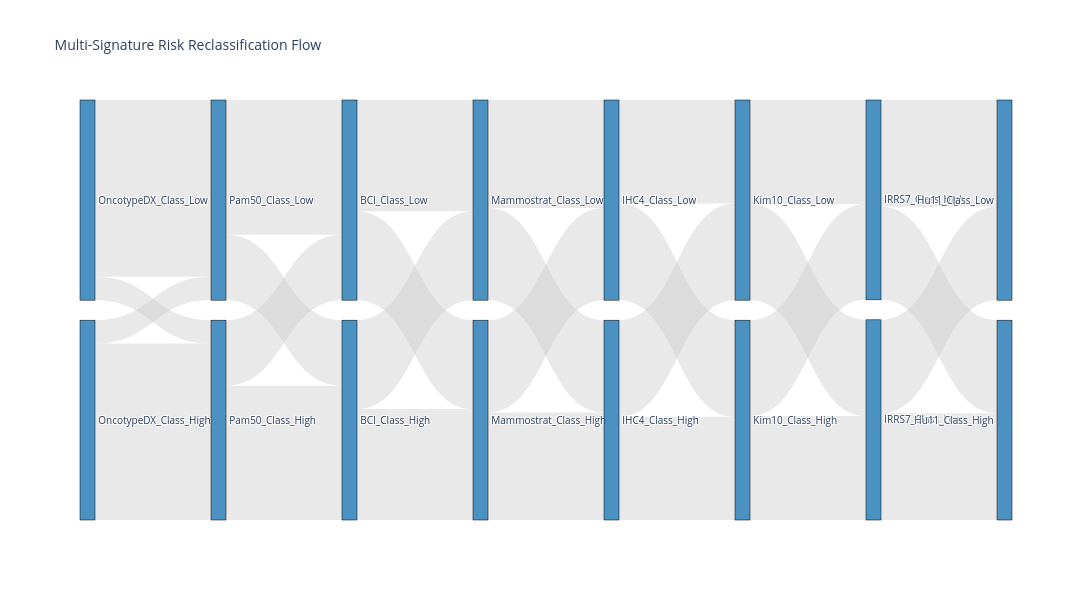

Write notebook code for a chart like this one.
### Markdown cell above
### Sankey Diagram

### Code cell
import plotly.graph_objects as go
import pandas as pd

def generate_full_sankey(df, signatures):
    # 1. Define nodes (8 signatures * 2 classes = 16 nodes)
    # Each signature gets a "Low" and "High" node
    nodes = []
    for sig in signatures:
        nodes.extend([f"{sig}_Low", f"{sig}_High"])
    
    sources = []
    targets = []
    values = []
    
    # 2. Build links between consecutive signatures
    # We loop from the 1st signature to the 7th, linking each to the next one
    for i in range(len(signatures) - 1):
        sig_a = signatures[i]
        sig_b = signatures[i+1]
        
        # Calculate the 4 possible transitions between Sig A and Sig B
        # 0 -> 0 (Low to Low)
        # 0 -> 1 (Low to High)
        # 1 -> 0 (High to Low)
        # 1 -> 1 (High to High)
        for val_a in [0, 1]:
            for val_b in [0, 1]:
                count = df[(df[f'{sig_a}'] == val_a) & 
                           (df[f'{sig_b}'] == val_b)].shape[0]
                
                if count > 0:
                    # Logic for node indices: 
                    # Sig 0: Low=0, High=1 | Sig 1: Low=2, High=3...
                    sources.append(i*2 + val_a)
                    targets.append((i+1)*2 + val_b)
                    values.append(count)

    # 3. Create the figure
    fig = go.Figure(data=[go.Sankey(
        node = dict(
            pad = 20,
            thickness = 15,
            line = dict(color = "black", width = 0.5),
            label = nodes,
            color = "rgba(31, 119, 180, 0.8)" # Professional blue
        ),
        link = dict(
            source = sources,
            target = targets,
            value = values,
            color = "rgba(200, 200, 200, 0.4)" # Light grey for paths
        ))])

    fig.update_layout(
        title_text="Multi-Signature Risk Reclassification Flow",
        font_size=10,
        width=1200,
        height=600
    )
    
    fig.show()

# Run the function
generate_full_sankey(master_df, signatures)

### Figure 1 — Plotly figure (JSON) as saved in the notebook; plotly's stock layout.template omitted (floating-point values rounded to 4 significant figures)
{"data": [{"link": {"color": "rgba(200, 200, 200, 0.4)", "source": [0, 0, 1, 1, 2, 2, 3, 3, 4, 4, 5, 5, 6, 6, 7, 7, 8, 8, 9, 9, 10, 10, 11, 11, 12, 12, 13, 13], "target": [2, 3, 2, 3, 4, 5, 4, 5, 6, 7, 6, 7, 8, 9, 8, 9, 10, 11, 10, 11, 12, 13, 12, 13, 14, 15, 14, 15], "value": [483, 64, 64, 482, 368, 179, 179, 367, 304, 243, 243, 303, 295, 252, 252, 294, 283, 264, 264, 282, 263, 284, 284, 262, 255, 292, 292, 254]}, "node": {"color": "rgba(31, 119, 180, 0.8)", "label": ["OncotypeDX_Class_Low", "OncotypeDX_Class_High", "Pam50_Class_Low", "Pam50_Class_High", "BCI_Class_Low", "BCI_Class_High", "Mammostrat_Class_Low", "Mammostrat_Class_High", "IHC4_Class_Low", "IHC4_Class_High", "Kim10_Class_Low", "Kim10_Class_High", "IRRS7_Class_Low", "IRRS7_Class_High", "Hu11_Class_Low", "Hu11_Class_High"], "line": {"color": "black", "width": 0.5}, "pad": 20, "thickness": 15}, "type": "sankey"}], "layout": {"font": {"size": 10}, "height": 600, "title": {"text": "Multi-Signature Risk Reclassification Flow"}, "width": 1200}}
